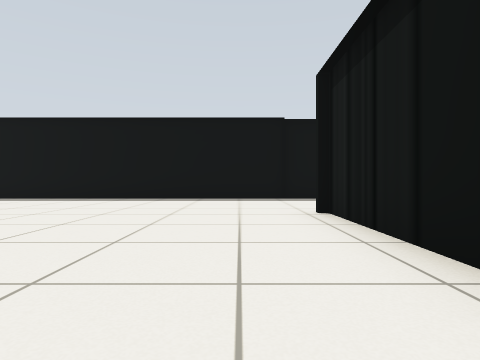
View 1 (above)

17 first-person views from a walk through a world built for the Gazebo simulator. The camera is 0.5 m above the floor, looks level and sees 75° across. The floor is counted in squares, 1 m on a side. Each view is taken from the middle of a square. On the plan, view 1 faces up. The plan holds only what a view shows up to about 9 squares ahead; the rest is blank.

View 2
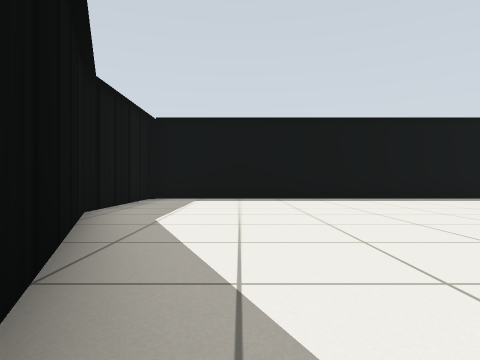

View 3
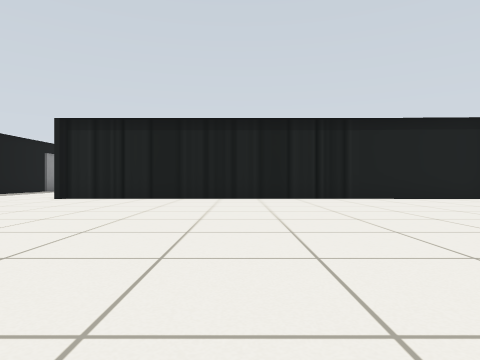

View 4
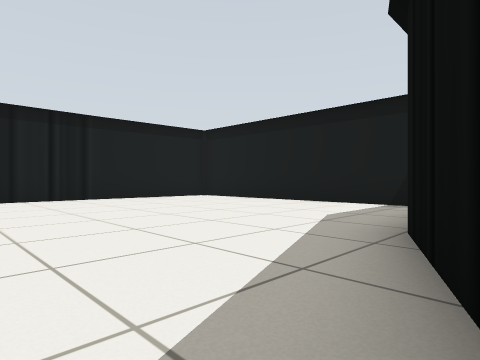

View 5
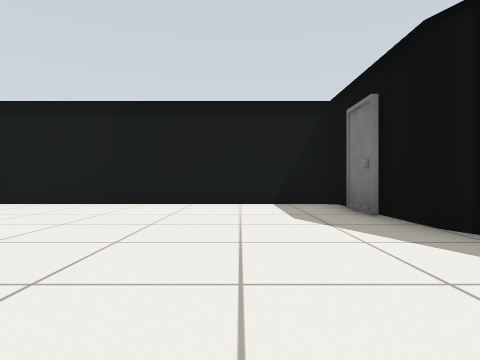

View 6
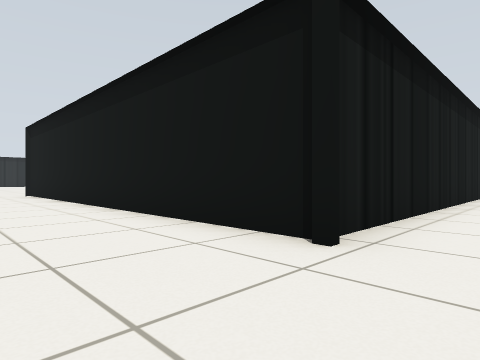

View 7
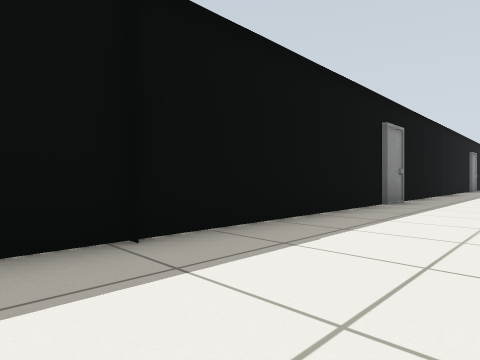

View 8
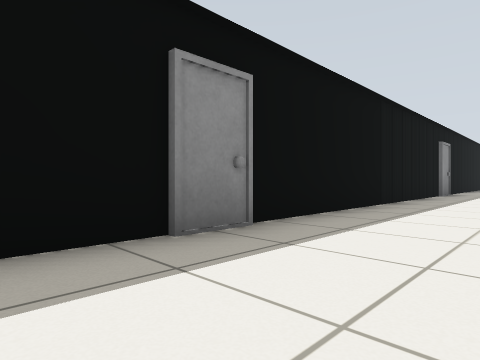

View 9
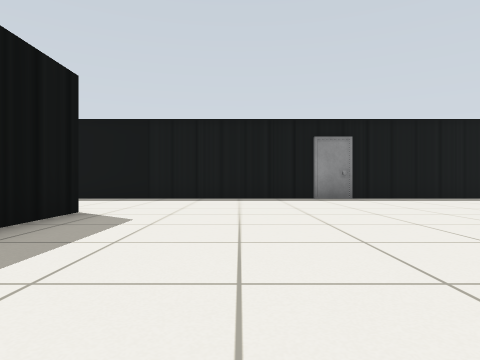

View 10
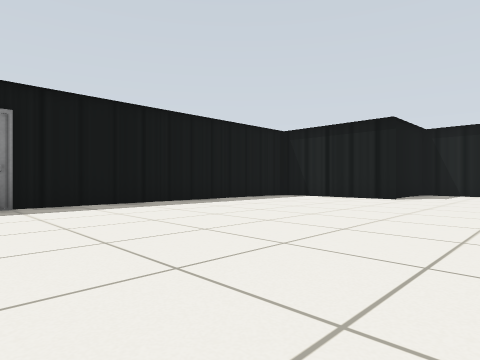

View 11
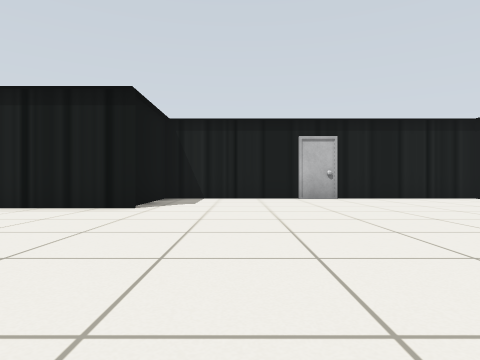

View 12
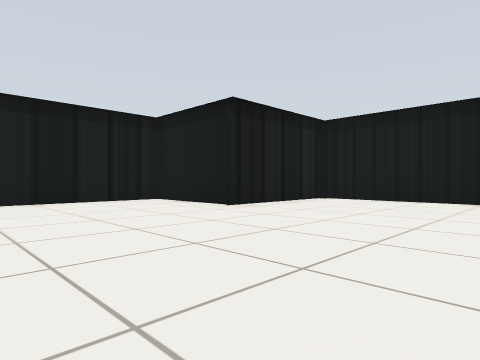

View 13
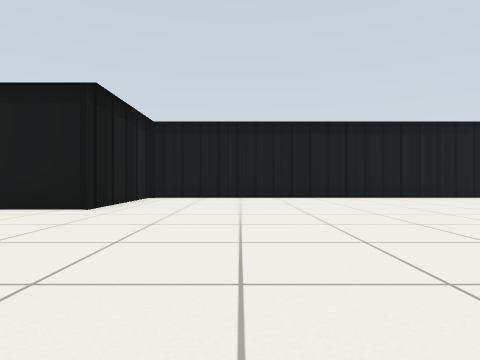

View 14
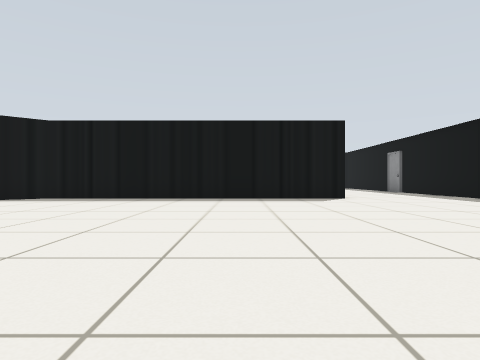

View 15
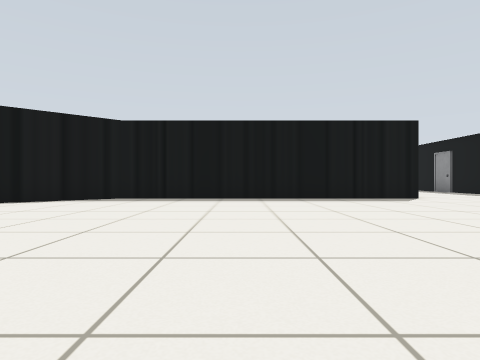

View 16
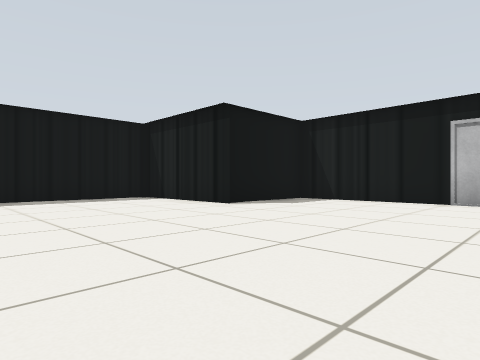

View 17
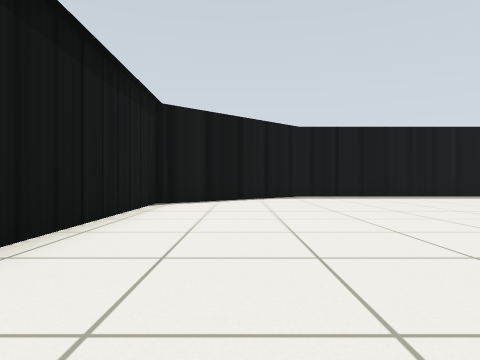

### Floor plan
Points are (right, up) in squares from view 1. A wall is a line through its corners. A room is listed if a view was taken in it or the views show most of it. See-through windows are left out.
Room 1 (views 1, 2, 3, 4, 5, 6, 7, 8, 9, 10, 11, 12, 13, 14, 15, 16, 17)
walls: (11.5, 4.9) (11.5, -3.2) (14.5, -6.8) (24.5, -6.8) (24.5, -3.3) (27.4, -3.3) (27.4, 5) (24.6, 5); (24.5, 4.8) (24.5, 8.5) (-9.4, 8.5) (-9.4, 4.8) (-7.8, 1); (-5.9, -4.4) (-5.9, -5.4); (-6.8, -1.3) (-6, -3.2) (-6, -6.5) (1.3, -6.5) (1.3, 4.7) (10.4, 4.7)

Positions as (right, up) in squares from view 1, and headings:
1: (0, 0), facing up
2: (-7, 0), facing up
3: (-7, 0), facing right
4: (-7, 0), facing down-right
5: (-4, 0), facing down
6: (0, 7), facing down-right
7: (0, 6), facing up-right
8: (5, 6), facing up-right
9: (14, 0), facing up
10: (16, 2), facing up-right
11: (19, 3), facing right
12: (20, 1), facing down-right
13: (22, 2), facing down
14: (20, 2), facing left
15: (20, 0), facing left
16: (20, 0), facing up-right
17: (21, -5), facing left
